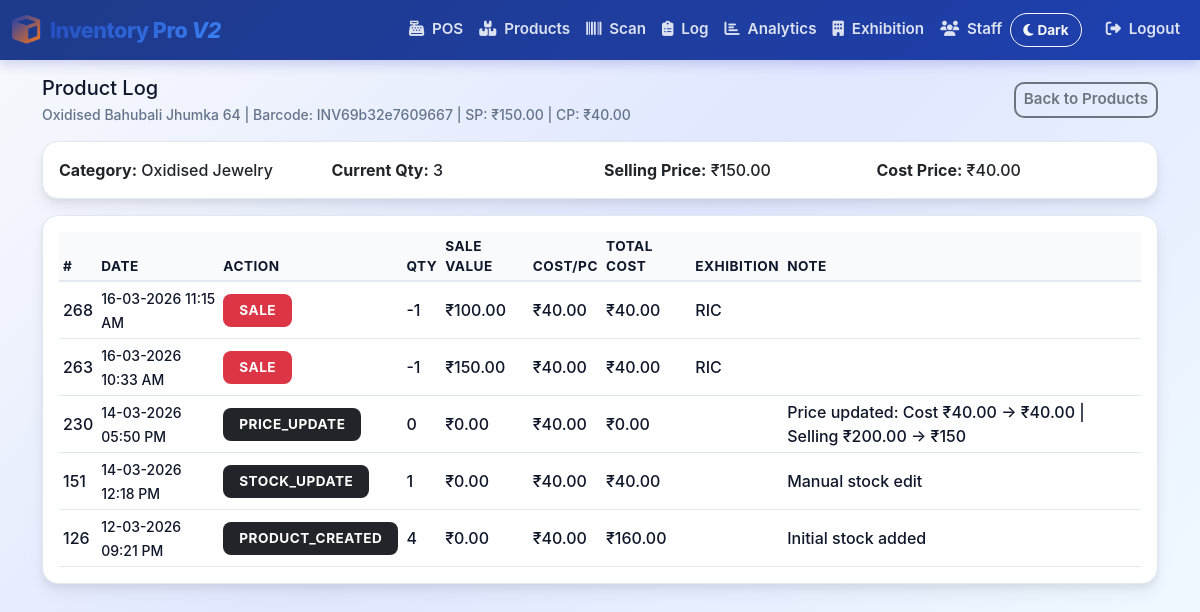
The page /admin/product_log.php?id=61 (signed in) on the database its author committed.
### tables this page shows
CREATE TABLE IF NOT EXISTS products (
    id INT AUTO_INCREMENT PRIMARY KEY,
    name VARCHAR(191) NOT NULL,
    category VARCHAR(120) DEFAULT NULL,
    barcode VARCHAR(120) NOT NULL UNIQUE,
    cost_price DECIMAL(10,2) NOT NULL DEFAULT 0,
    selling_price DECIMAL(10,2) NOT NULL DEFAULT 0,
    quantity INT NOT NULL DEFAULT 0,
    description TEXT DEFAULT NULL,
    image VARCHAR(255) DEFAULT NULL,
    created_at TIMESTAMP DEFAULT CURRENT_TIMESTAMP,
    updated_at TIMESTAMP DEFAULT CURRENT_TIMESTAMP ON UPDATE CURRENT_TIMESTAMP
);

CREATE TABLE IF NOT EXISTS inventory_log (
    id INT AUTO_INCREMENT PRIMARY KEY,
    product_id INT NULL,
    barcode VARCHAR(120) NULL,
    product_name VARCHAR(191) NOT NULL,
    quantity_change INT NOT NULL,
    action_type VARCHAR(50) NOT NULL,
    note TEXT NULL,
    sale_price DECIMAL(10,2) NULL,
    cost_price DECIMAL(10,2) NULL,
    exhibition_id INT NULL,
    sold_at TIMESTAMP DEFAULT CURRENT_TIMESTAMP,
    KEY idx_inventory_log_product_id (product_id),
    KEY idx_inventory_log_action_type (action_type),
    KEY idx_inventory_log_sold_at (sold_at),
    CONSTRAINT fk_inventory_log_product FOREIGN KEY (product_id) REFERENCES products(id) ON DELETE SET NULL,
    CONSTRAINT fk_inventory_log_exhibition FOREIGN KEY (exhibition_id) REFERENCES exhibitions(id) ON DELETE SET NULL
);

CREATE TABLE IF NOT EXISTS exhibitions (
    id INT AUTO_INCREMENT PRIMARY KEY,
    name VARCHAR(191) NOT NULL,
    created_at TIMESTAMP DEFAULT CURRENT_TIMESTAMP
);

### includes/functions.php (called while the page is built, shortened)
<?php
function e(string $value): string
{
    return htmlspecialchars($value, ENT_QUOTES, 'UTF-8');
}
function format_money(float $amount): string
{
    return '₹' . number_format($amount, 2);
}
function format_indian_datetime(?string $value): string
{
    try {
        $dt = new DateTime($value);
        return $dt->format('d-m-Y h:i A');
    } catch (Throwable $th) {
        return $value;
    }
}
function action_badge_class(string $actionType): string
{
    return match ($actionType) {
        'SALE' => 'bg-danger',
        'SALE_EXHIBITION' => 'bg-warning text-dark',
        'SALE_CONTAINER' => 'bg-primary',
        'MANUAL_SALE' => 'bg-secondary',
        'ADD' => 'bg-success',
        default => 'bg-dark'
    };
}

### admin/product_log.php (the view, shortened to what this page needs)
<?php
require_once __DIR__ . '/../includes/auth.php';
$productId = (int)($_GET['id'] ?? 0);
$productStmt = $pdo->prepare('SELECT id, name, barcode, category, cost_price, selling_price, quantity FROM products WHERE id = :id LIMIT 1');
$productStmt->execute([':id' => $productId]);
$product = $productStmt->fetch();
$logsStmt = $pdo->prepare('SELECT il.*, e.name AS exhibition_name
                          FROM inventory_log il
                          LEFT JOIN exhibitions e ON e.id = il.exhibition_id
                          WHERE il.product_id = :pid
                          ORDER BY il.id DESC
                          LIMIT 500');
$logsStmt->execute([':pid' => $productId]);
$logs = $logsStmt->fetchAll();
require_once __DIR__ . '/../includes/header.php';
?>
<div class="d-flex flex-column flex-md-row justify-content-between align-items-md-center gap-2 mb-3">
    <div>
        <h5 class="mb-1">Product Log</h5>
        <div class="small text-muted">
            <?= e($product['name']) ?> | Barcode: <?= e($product['barcode']) ?> | SP: <?= format_money((float)$product['selling_price']) ?> | CP: <?= format_money((float)$product['cost_price']) ?>
        </div>
    </div>
    <div class="d-grid d-sm-flex gap-2">
        <a href="<?= BASE_URL ?>admin/products.php" class="btn btn-sm btn-outline-secondary">Back to Products</a>
    </div>
</div>
<div class="card mb-3">
    <div class="card-body">
        <div class="row g-2">
            <div class="col-6 col-md-3"><strong>Category:</strong> <?= e((string)($product['category'] ?? '-')) ?></div>
            <div class="col-6 col-md-3"><strong>Current Qty:</strong> <?= (int)$product['quantity'] ?></div>
            <div class="col-6 col-md-3"><strong>Selling Price:</strong> <?= format_money((float)$product['selling_price']) ?></div>
            <div class="col-6 col-md-3"><strong>Cost Price:</strong> <?= format_money((float)$product['cost_price']) ?></div>
        </div>
    </div>
</div>
<div class="card">
    <div class="card-body">
        <?php if (!$logs): ?>
            <div class="alert alert-warning mb-0">No log entries found for this product.</div>
        <?php else: ?>
            <div class="table-responsive">
                <table class="table table-sm align-middle mb-0">
                    <thead>
                        <tr>
                            <th>#</th>
                            <th>Date</th>
                            <th>Action</th>
                            <th>Qty</th>
                            <th>Sale Value</th>
                            <th>Cost/Pc</th>
                            <th>Total Cost</th>
                            <th>Exhibition</th>
                            <th>Note</th>
                        </tr>
                    </thead>
                    <tbody>
                        <?php foreach ($logs as $log): ?>
                            <?php
                            $qtyAbs = abs((int)$log['quantity_change']);
                            $saleValue = (float)($log['sale_price'] ?? 0) * $qtyAbs;
                            $costPerPiece = (float)($log['cost_price'] ?? 0);
                            $totalCost = $costPerPiece * $qtyAbs;
                            ?>
                            <tr>
                                <td><?= (int)$log['id'] ?></td>
                                <td><small><?= e(format_indian_datetime((string)$log['sold_at'])) ?></small></td>
                                <td><span class="badge <?= action_badge_class((string)$log['action_type']) ?>"><?= e((string)$log['action_type']) ?></span></td>
                                <td><?= (int)$log['quantity_change'] ?></td>
                                <td><?= format_money($saleValue) ?></td>
                                <td><?= format_money($costPerPiece) ?></td>
                                <td><?= format_money($totalCost) ?></td>
                                <td><?= e((string)($log['exhibition_name'] ?? '')) ?></td>
                                <td><?= e((string)($log['note'] ?? '')) ?></td>
                            </tr>
                        <?php endforeach; ?>
                    </tbody>
                </table>
            </div>
        <?php endif; ?>
    </div>
</div>
<?php require_once __DIR__ . '/../includes/footer.php'; ?>

### includes/header.php (style rules this page uses)
:root { --ipv2-primary: #1e40af; --ipv2-primary-dark: #1e3a8a; --ipv2-primary-light: #3b82f6; --ipv2-accent: #f97316; --ipv2-success: #10b981; --ipv2-danger: #ef4444; --ipv2-warning: #f59e0b; --ipv2-soft-bg: #f8fafc; --ipv2-ink: #0f172a; --ipv2-text-muted: #64748b; --ipv2-page-bg: linear-gradient(135deg, #f8fafc 0%, #e0e7ff 50%, #f0f9ff 100%); --ipv2-surface: #ffffff; --ipv2-border: #e2e8f0; --ipv2-nav-bg: #ffffff; --bs-primary: #1e40af; --bs-success: #10b981; --bs-warning: #f59e0b; --bs-danger: #ef4444; }
* { transition: all 0.2s ease; }
body { background: var(--ipv2-page-bg); font-family: -apple-system, BlinkMacSystemFont, "Segoe UI", "Roboto", "Oxygen", "Ubuntu", "Cantarell", sans-serif; color: var(--ipv2-ink); padding-bottom: 80px; overflow-x: hidden; font-weight: 500; }
.card { border: 1px solid var(--ipv2-border); box-shadow: 0 4px 6px rgba(0, 0, 0, 0.05), 0 10px 15px rgba(0, 0, 0, 0.05); border-radius: 16px; background: var(--ipv2-surface); overflow: hidden; }
.btn { font-weight: 600; border-radius: 10px; font-size: 0.95rem; }
.btn-outline-secondary { border-radius: 10px; border-width: 2px; font-weight: 600; }
.form-control, .form-select, .btn { min-height: 42px; }
.btn-sm, .form-control-sm, .form-select-sm { min-height: 36px; }
.table-responsive { -webkit-overflow-scrolling: touch; }
.table { font-weight: 500; color: var(--ipv2-ink); }
.table th { background: var(--ipv2-soft-bg); color: var(--ipv2-ink); font-weight: 700; border-bottom: 2px solid #e2e8f0; text-transform: uppercase; font-size: 0.85rem; letter-spacing: 0.5px; }
.table td { vertical-align: middle; border-bottom: 1px solid var(--ipv2-border); }
.badge { font-weight: 700; padding: 0.6rem 1rem; border-radius: 8px; font-size: 0.85rem; text-transform: uppercase; letter-spacing: 0.5px; }
.table > :not(caption) > * > * { color: var(--ipv2-ink); border-color: var(--ipv2-border); }
.text-muted, .small.text-muted, small.text-muted { color: var(--ipv2-text-muted) !important; }
@media (min-width: 992px) { body { padding-bottom: 20px; } }

### rows shown on the page
products: name "Oxidised Bahubali Jhumka 64", barcode "INV69b32e7609667", selling_price "₹150.00", cost_price "₹40.00", category "Oxidised Jewelry", quantity "3"
inventory_log: id "268", sold_at "16-03-2026 11:15 AM", action_type "SALE", quantity_change "-1", format_money($saleValue) "₹100.00", cost_price "₹40.00", format_money($totalCost) "₹40.00", exhibition.name "RIC"
inventory_log: id "263", sold_at "16-03-2026 10:33 AM", action_type "SALE", quantity_change "-1", format_money($saleValue) "₹150.00", cost_price "₹40.00", format_money($totalCost) "₹40.00", exhibition.name "RIC"
inventory_log: id "230", sold_at "14-03-2026 05:50 PM", action_type "PRICE_UPDATE", quantity_change "0", format_money($saleValue) "₹0.00", cost_price "₹40.00", format_money($totalCost) "₹0.00", note "Price updated: Cost ₹40.00 → ₹40.00 | Selling ₹200.00 → ₹150"
inventory_log: id "151", sold_at "14-03-2026 12:18 PM", action_type "STOCK_UPDATE", quantity_change "1", format_money($saleValue) "₹0.00", cost_price "₹40.00", format_money($totalCost) "₹40.00", note "Manual stock edit"
inventory_log: id "126", sold_at "12-03-2026 09:21 PM", action_type "PRODUCT_CREATED", quantity_change "4", format_money($saleValue) "₹0.00", cost_price "₹40.00", format_money($totalCost) "₹160.00", note "Initial stock added"
